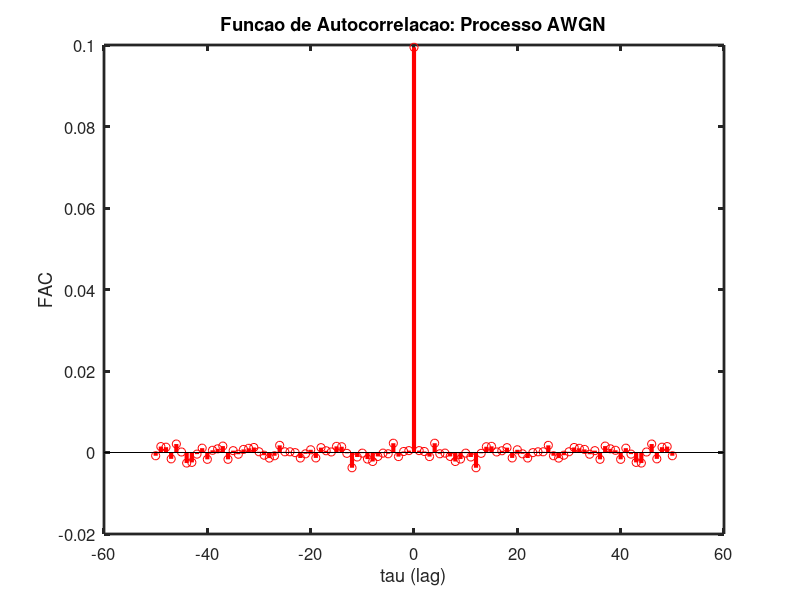

Recreate this plot in MATLAB.


%% Item 1

N = 5000;
variancia_awgn = 0.1;
sinal_awgn = sqrt(variancia_awgn)*randn(N,1);
media_ruido = mean(sinal_awgn);
variancia_ruido = var(sinal_awgn);

tau_max = 50;
[R_ruido lag] = xcorr(sinal_awgn-media_ruido,tau_max,'unbiased');
figure; stem(lag,R_ruido,'r-','linewidth',3);
xlabel('tau (lag)'); ylabel('FAC');
title('Funcao de Autocorrelacao: Processo AWGN');
h=get(gcf, "currentaxes");
set(h, "fontsize", 12, "linewidth", 2);
print -color -depsc fac-ar1.eps

